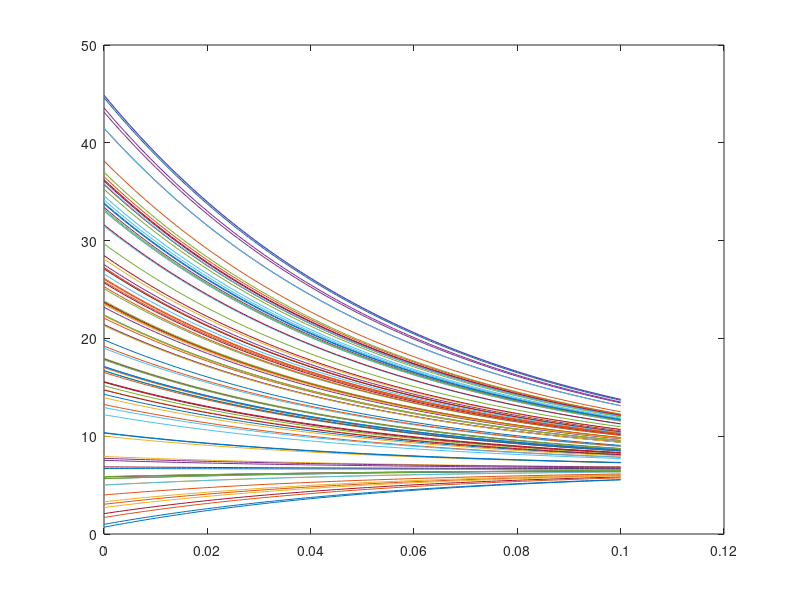
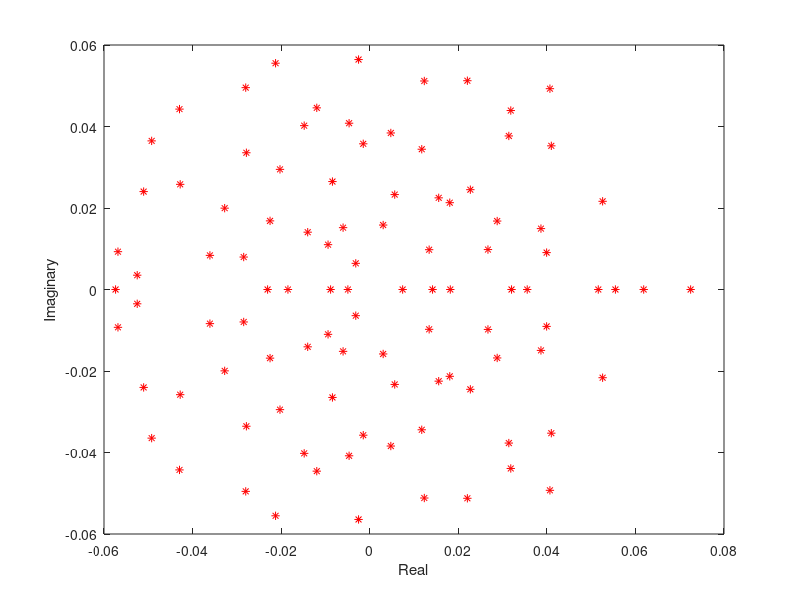
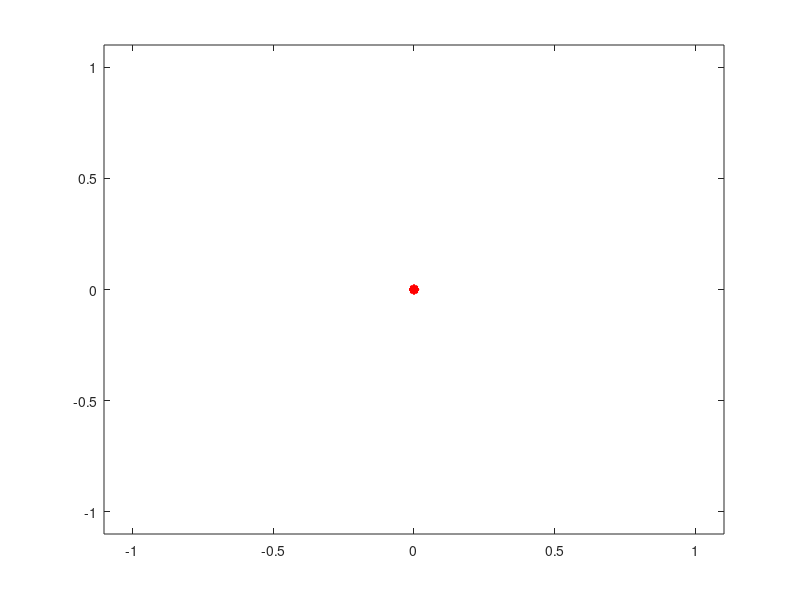

Reproduce these figures in MATLAB, in order.

function [re_o, Rates] = SteadyStatedtStatic

% Parameters:
N = 100; % network size;
   
%Initializations
Re = 45*rand(N,1); %Initial Rates

%External Input in Hz
S_t = zeros(N,1);
S_t(5) = 2; % one current injection at the beginning
So = 10; % Constant background Input
Input = zeros(N,N) + So;
Input(:,1) = Input(:,1) + S_t; %Input current includes background and transient
Sigma = zeros(N,N)+ randn(N,N) + 200; % External noise
V = eye(N); %Input connectivity 

%Connectivity (Sparse and Random. Weights follow a normal distribution and
%are scaled 1/n)
meanw = 0; 
variancew = 4;
d = 0.10;
W  = sprandn (N,N,d)*(variancew^1/2) + meanw;
We = zeros(N,N) + W/N;

%Training
dt = 0.001; % Integration step size
trainTime = size(Input,1); %length of integration = lenght of the input
L = trainTime; 
Rates = zeros(N,L);  % Initialize matrix that stores history of the rates
t(1) = 0; %time variable
Re(:,1) = Re; %Rates

for n = 1:L
 
   tau_m = 0.060; %membrane time constant
   alpha = 1/tau_m; %leak parameter
 
   
 % Network activation
 
  h(:,n) = We*Re(:,n) + V*(Input (:,n)) + Sigma(:,n); %Input one neuron(External input and recurrent connectivity)
% h(:,n) = sigmf(h(:,n),[2 4]); %Non linear transfer function 
  
    t(n+1) = t(n) + dt; %Time variable with step size dt
    Re(:,n+1) = Re(:,n) - dt*(alpha*(Re(:,n)-h(:,n)*sqrt(dt)));  %Discrete upate of the rates
    Re(Re < 0) = 0; %Rates are always positive
    
 
     % save network activition
     Rates= Re; 
   
end
 
re_o = Rates(:,L); %Save the value of the rates at the last time point - approaches steadystate

plot(t,Re)

   evalues = eig(We);    % Get the eigenvalues of effective connectivity matrix

   figure(3) %   Plot real and imaginary parts
     plot(real(evalues),imag(evalues),'r*') 
     xlabel('Real')
     ylabel('Imaginary')
     
     figure(4) % Check if eigenspectrum lies whithin the unit circle when normalized
     plot(evalues/(sqrt(N)*variancew^1/2),'r*') 
     axis([-1.1 1.1 -1.1 1.1])
   
end